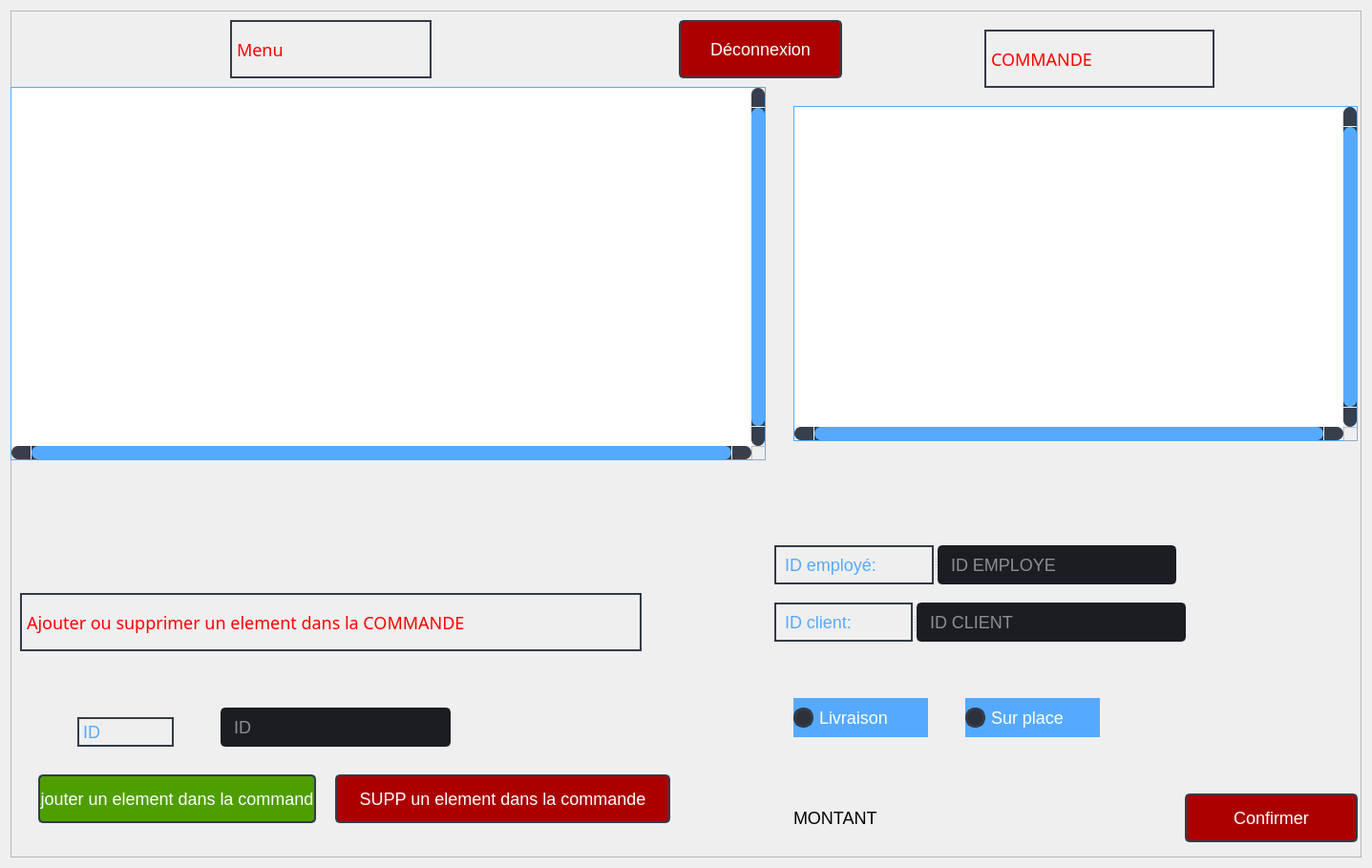
<?xml version="1.0" encoding="UTF-8"?>
<ui version="4.0">
 <class>commande</class>
 <widget class="QDialog" name="commande">
  <property name="geometry">
   <rect>
    <x>0</x>
    <y>0</y>
    <width>1437</width>
    <height>909</height>
   </rect>
  </property>
  <property name="windowTitle">
   <string>Commande</string>
  </property>
  <property name="styleSheet">
   <string notr="true">background-color: rgb(40, 44, 52);
QDialog {background: transparent; }
QToolTip {
	color: #ffffff;
	background-color: rgba(27, 29, 35, 160);
	border: 1px solid rgb(40, 40, 40);
	border-radius: 2px;
}
*{
	
	font-size:18px;
};
border-radius: 5px;
gridline-color: transparent;
border-bottom: 1px solid rgb(44, 49, 60);
color: rgb(255, 96, 96);
QMainWindow {background: transparent; }
QToolTip {
	color: #ffffff;
	background-color: rgba(27, 29, 35, 160);
	border: 1px solid rgb(40, 40, 40);
	border-radius: 2px;
}</string>
  </property>
  <layout class="QHBoxLayout" name="horizontalLayout">
   <item>
    <widget class="QFrame" name="frame">
     <property name="styleSheet">
      <string notr="true">background-color: rgb(40, 44, 52);/* LINE EDIT */
QLineEdit {
	background-color: rgb(27, 29, 35);
	border-radius: 5px;
	border: 2px solid rgb(27, 29, 35);
	padding-left: 10px;
}
QLineEdit:hover {
	border: 2px solid rgb(64, 71, 88);
}
QLineEdit:focus {
	border: 2px solid rgb(91, 101, 124);
}

/* SCROLL BARS */
QScrollBar:horizontal {
    border: none;
    background: rgb(52, 59, 72);
    height: 14px;
    margin: 0px 21px 0 21px;
	border-radius: 0px;
}
QScrollBar::handle:horizontal {
    background: rgb(85, 170, 255);
    min-width: 25px;
	border-radius: 7px
}
QScrollBar::add-line:horizontal {
    border: none;
    background: rgb(55, 63, 77);
    width: 20px;
	border-top-right-radius: 7px;
    border-bottom-right-radius: 7px;
    subcontrol-position: right;
    subcontrol-origin: margin;
}
QScrollBar::sub-line:horizontal {
    border: none;
    background: rgb(55, 63, 77);
    width: 20px;
	border-top-left-radius: 7px;
    border-bottom-left-radius: 7px;
    subcontrol-position: left;
    subcontrol-origin: margin;
}
QScrollBar::up-arrow:horizontal, QScrollBar::down-arrow:horizontal
{
     background: none;
}
QScrollBar::add-page:horizontal, QScrollBar::sub-page:horizontal
{
     background: none;
}
 QScrollBar:vertical {
	border: none;
    background: rgb(52, 59, 72);
    width: 14px;
    margin: 21px 0 21px 0;
	border-radius: 0px;
 }
 QScrollBar::handle:vertical {	
	background: rgb(85, 170, 255);
    min-height: 25px;
	border-radius: 7px
 }
 QScrollBar::add-line:vertical {
     border: none;
    background: rgb(55, 63, 77);
     height: 20px;
	border-bottom-left-radius: 7px;
    border-bottom-right-radius: 7px;
     subcontrol-position: bottom;
     subcontrol-origin: margin;
 }
 QScrollBar::sub-line:vertical {
	border: none;
    background: rgb(55, 63, 77);
     height: 20px;
	border-top-left-radius: 7px;
    border-top-right-radius: 7px;
     subcontrol-position: top;
     subcontrol-origin: margin;
 }
 QScrollBar::up-arrow:vertical, QScrollBar::down-arrow:vertical {
     background: none;
 }

 QScrollBar::add-page:vertical, QScrollBar::sub-page:vertical {
     background: none;
 }

/* CHECKBOX */
QCheckBox::indicator {
    border: 3px solid rgb(52, 59, 72);
	width: 15px;
	height: 15px;
	border-radius: 10px;
    background: rgb(44, 49, 60);
}
QCheckBox::indicator:hover {
    border: 3px solid rgb(58, 66, 81);
}
QCheckBox::indicator:checked {
    background: 3px solid rgb(52, 59, 72);
	border: 3px solid rgb(52, 59, 72);	
	background-image: url(:/16x16/icons/16x16/cil-check-alt.png);
}

/* RADIO BUTTON */
QRadioButton::indicator {
    border: 3px solid rgb(52, 59, 72);
	width: 15px;
	height: 15px;
	border-radius: 10px;
    background: rgb(44, 49, 60);
}
QRadioButton::indicator:hover {
    border: 3px solid rgb(58, 66, 81);
}
QRadioButton::indicator:checked {
    background: 3px solid rgb(94, 106, 130);
	border: 3px solid rgb(52, 59, 72);	
}

/* COMBOBOX */
QComboBox{
	background-color: rgb(27, 29, 35);
	border-radius: 5px;
	border: 2px solid rgb(27, 29, 35);
	padding: 5px;
	padding-left: 10px;
}
QComboBox:hover{
	border: 2px solid rgb(64, 71, 88);
}
QComboBox::drop-down {
	subcontrol-origin: padding;
	subcontrol-position: top right;
	width: 25px; 
	border-left-width: 3px;
	border-left-color: rgba(39, 44, 54, 150);
	border-left-style: solid;
	border-top-right-radius: 3px;
	border-bottom-right-radius: 3px;	
	background-image: url(:/16x16/icons/16x16/cil-arrow-bottom.png);
	background-position: center;
	background-repeat: no-reperat;
 }
QComboBox QAbstractItemView {
	color: rgb(85, 170, 255);	
	background-color: rgb(27, 29, 35);
	padding: 10px;
	selection-background-color: rgb(39, 44, 54);
}

/* SLIDERS */
QSlider::groove:horizontal {
    border-radius: 9px;
    height: 18px;
	margin: 0px;
	background-color: rgb(52, 59, 72);
}
QSlider::groove:horizontal:hover {
	background-color: rgb(55, 62, 76);
}
QSlider::handle:horizontal {
    background-color: rgb(85, 170, 255);
    border: none;
    height: 18px;
    width: 18px;
    margin: 0px;
	border-radius: 9px;
}
QSlider::handle:horizontal:hover {
    background-color: rgb(105, 180, 255);
}
QSlider::handle:horizontal:pressed {
    background-color: rgb(65, 130, 195);
}

QSlider::groove:vertical {
    border-radius: 9px;
    width: 18px;
    margin: 0px;
	background-color: rgb(52, 59, 72);
}
QSlider::groove:vertical:hover {
	background-color: rgb(55, 62, 76);
}
QSlider::handle:vertical {
    background-color: rgb(85, 170, 255);
	border: none;
    height: 18px;
    width: 18px;
    margin: 0px;
	border-radius: 9px;
}
QSlider::handle:vertical:hover {
    background-color: rgb(105, 180, 255);
}
QSlider::handle:vertical:pressed {
    background-color: rgb(65, 130, 195);
}
QTableWidget{
	background-color: rgb(255, 255, 255);
}
QDialog {background: transparent; }
QToolTip {
	color: #ffffff;
	background-color: rgba(27, 29, 35, 160);
	border: 1px solid rgb(40, 40, 40);
	border-radius: 2px;
}
*{
	
	font-size:18px;
}

</string>
     </property>
     <property name="frameShape">
      <enum>QFrame::StyledPanel</enum>
     </property>
     <property name="frameShadow">
      <enum>QFrame::Raised</enum>
     </property>
     <widget class="QPushButton" name="pushButton_43">
      <property name="geometry">
       <rect>
        <x>1230</x>
        <y>820</y>
        <width>181</width>
        <height>51</height>
       </rect>
      </property>
      <property name="minimumSize">
       <size>
        <width>150</width>
        <height>30</height>
       </size>
      </property>
      <property name="font">
       <font>
        <family>Segoe UI</family>
        <pointsize>9</pointsize>
       </font>
      </property>
      <property name="styleSheet">
       <string notr="true">QPushButton {
	color: rgb(255, 255, 255);
	border: 2px solid rgb(52, 59, 72);
	border-radius: 5px;	
	
	background-color: rgb(170, 0, 0);

}
QPushButton:hover {
	background-color: rgb(57, 65, 80);
	border: 2px solid rgb(61, 70, 86);
}
QPushButton:pressed {	
	background-color: rgb(35, 40, 49);
	border: 2px solid rgb(43, 50, 61);
}</string>
      </property>
      <property name="text">
       <string>Confirmer</string>
      </property>
      <property name="icon">
       <iconset>
        <normaloff>:/16x16/icons/16x16/cil-folder-open.png</normaloff>:/16x16/icons/16x16/cil-folder-open.png</iconset>
      </property>
     </widget>
     <widget class="QLabel" name="label_16">
      <property name="geometry">
       <rect>
        <x>1020</x>
        <y>20</y>
        <width>241</width>
        <height>61</height>
       </rect>
      </property>
      <property name="font">
       <font>
        <family>Orbitron</family>
        <pointsize>20</pointsize>
        <weight>9</weight>
        <italic>false</italic>
        <bold>false</bold>
       </font>
      </property>
      <property name="styleSheet">
       <string notr="true">
color: rgb(255, 0, 0);

border:2px solid  rgb(52, 59, 72);
font: 75 20pt &quot;Orbitron&quot;;
</string>
      </property>
      <property name="text">
       <string>COMMANDE</string>
      </property>
     </widget>
     <widget class="QCheckBox" name="checkBox_2">
      <property name="geometry">
       <rect>
        <x>820</x>
        <y>720</y>
        <width>141</width>
        <height>41</height>
       </rect>
      </property>
      <property name="font">
       <font>
        <pointsize>11</pointsize>
       </font>
      </property>
      <property name="styleSheet">
       <string notr="true">
QCheckBox::indicator:checked {
	background-color: rgb(170, 0, 0);

}
QCheckBox {
background-color: rgb(85, 170, 255);
color :rgb(255, 255, 255);
}
QCheckBox:hover {
	background-color: rgb(57, 65, 80);
	border: 2px solid rgb(61, 70, 86);
}
QCheckBox:pressed {	
	background-color: rgb(35, 40, 49);
	border: 2px solid rgb(43, 50, 61);
}
</string>
      </property>
      <property name="text">
       <string>Livraison</string>
      </property>
      <attribute name="buttonGroup">
       <string notr="true">buttonGroup</string>
      </attribute>
     </widget>
     <widget class="QCheckBox" name="checkBox_4">
      <property name="geometry">
       <rect>
        <x>1000</x>
        <y>720</y>
        <width>141</width>
        <height>41</height>
       </rect>
      </property>
      <property name="font">
       <font>
        <pointsize>11</pointsize>
       </font>
      </property>
      <property name="styleSheet">
       <string notr="true">
QCheckBox::indicator:checked {
	background-color: rgb(170, 0, 0);

}
QCheckBox {
background-color: rgb(85, 170, 255);
color :rgb(255, 255, 255);
}
QCheckBox:hover {
	background-color: rgb(57, 65, 80);
	border: 2px solid rgb(61, 70, 86);
}
QCheckBox:pressed {	
	background-color: rgb(35, 40, 49);
	border: 2px solid rgb(43, 50, 61);
}
</string>
      </property>
      <property name="text">
       <string>Sur place</string>
      </property>
      <attribute name="buttonGroup">
       <string notr="true">buttonGroup</string>
      </attribute>
     </widget>
     <widget class="QSplitter" name="splitter">
      <property name="geometry">
       <rect>
        <x>800</x>
        <y>620</y>
        <width>431</width>
        <height>41</height>
       </rect>
      </property>
      <property name="orientation">
       <enum>Qt::Horizontal</enum>
      </property>
      <widget class="QLabel" name="label_13">
       <property name="font">
        <font>
         <pointsize>11</pointsize>
        </font>
       </property>
       <property name="styleSheet">
        <string notr="true">color : rgb(85, 170, 255);

border:2px solid  rgb(52, 59, 72);
</string>
       </property>
       <property name="text">
        <string> ID client:</string>
       </property>
      </widget>
      <widget class="QLineEdit" name="lineEdit_7">
       <property name="minimumSize">
        <size>
         <width>0</width>
         <height>30</height>
        </size>
       </property>
       <property name="styleSheet">
        <string notr="true">QLineEdit {
color : rgb(255, 255, 255);
	background-color: rgb(27, 29, 35);
	border-radius: 5px;
	border: 2px solid rgb(27, 29, 35);
	padding-left: 10px;
}
QLineEdit:hover {
	border: 2px solid rgb(64, 71, 88);
}
QLineEdit:focus {
	border: 2px solid rgb(91, 101, 124);
}</string>
       </property>
       <property name="text">
        <string/>
       </property>
       <property name="placeholderText">
        <string>ID CLIENT</string>
       </property>
      </widget>
     </widget>
     <widget class="QSplitter" name="splitter_2">
      <property name="geometry">
       <rect>
        <x>800</x>
        <y>560</y>
        <width>421</width>
        <height>41</height>
       </rect>
      </property>
      <property name="orientation">
       <enum>Qt::Horizontal</enum>
      </property>
      <widget class="QLabel" name="label_15">
       <property name="font">
        <font>
         <pointsize>11</pointsize>
        </font>
       </property>
       <property name="styleSheet">
        <string notr="true">color : rgb(85, 170, 255);

border:2px solid  rgb(52, 59, 72);
</string>
       </property>
       <property name="text">
        <string> ID employé:</string>
       </property>
      </widget>
      <widget class="QLineEdit" name="lineEdit_9">
       <property name="minimumSize">
        <size>
         <width>0</width>
         <height>30</height>
        </size>
       </property>
       <property name="styleSheet">
        <string notr="true">QLineEdit {
color : rgb(255, 255, 255);
	background-color: rgb(27, 29, 35);
	border-radius: 5px;
	border: 2px solid rgb(27, 29, 35);
	padding-left: 10px;
}
QLineEdit:hover {
	border: 2px solid rgb(64, 71, 88);
}
QLineEdit:focus {
	border: 2px solid rgb(91, 101, 124);
}</string>
       </property>
       <property name="text">
        <string/>
       </property>
       <property name="placeholderText">
        <string>ID EMPLOYE</string>
       </property>
      </widget>
     </widget>
     <widget class="QLabel" name="label">
      <property name="geometry">
       <rect>
        <x>820</x>
        <y>800</y>
        <width>201</width>
        <height>91</height>
       </rect>
      </property>
      <property name="styleSheet">
       <string notr="true">font: 75 22pt &quot;MS Shell Dlg 2&quot;;</string>
      </property>
      <property name="text">
       <string>MONTANT</string>
      </property>
     </widget>
     <widget class="QTableView" name="tableView_13">
      <property name="geometry">
       <rect>
        <x>0</x>
        <y>80</y>
        <width>791</width>
        <height>391</height>
       </rect>
      </property>
      <property name="styleSheet">
       <string notr="true">QHeaderView::section {
	
	font: 87 10pt &quot;Cinzel Black&quot;;
    background-color: rgb(39, 44, 54);
    border-style: none;
    border-bottom: 1px solid rgb(85, 170, 255);
    border-right:  1px solid rgb(85, 170, 255);
}

QHeaderView::section:vertical
{
    border-left: 1px solid  rgb(85, 170, 255);
}
QTableView {
	
	color: rgb(255, 255, 255);
	border-style: solid;
	border-top: 1px solid  rgb(85, 170, 255);
	 border-left: 1px solid  rgb(85, 170, 255);
 border-bottom: 1px solid rgb(85, 170, 255);
 border-right:  1px solid rgb(85, 170, 255);
}
QTableView::item {
     border-bottom: 1px solid rgb(85, 170, 255);
    border-right:  1px solid rgb(85, 170, 255);
    background-color : none;
}
QTableView::indicator:unchecked {
    background-color: #d7d6d5
}</string>
      </property>
      <property name="verticalScrollBarPolicy">
       <enum>Qt::ScrollBarAlwaysOn</enum>
      </property>
      <property name="horizontalScrollBarPolicy">
       <enum>Qt::ScrollBarAlwaysOn</enum>
      </property>
      <attribute name="verticalHeaderVisible">
       <bool>false</bool>
      </attribute>
     </widget>
     <widget class="QLabel" name="label_17">
      <property name="geometry">
       <rect>
        <x>230</x>
        <y>10</y>
        <width>211</width>
        <height>61</height>
       </rect>
      </property>
      <property name="font">
       <font>
        <family>Orbitron</family>
        <pointsize>20</pointsize>
        <weight>9</weight>
        <italic>false</italic>
        <bold>false</bold>
       </font>
      </property>
      <property name="styleSheet">
       <string notr="true">
color: rgb(255, 0, 0);

border:2px solid  rgb(52, 59, 72);
font: 75 20pt &quot;Orbitron&quot;;
</string>
      </property>
      <property name="text">
       <string>Menu</string>
      </property>
     </widget>
     <widget class="QTableView" name="tableView_14">
      <property name="geometry">
       <rect>
        <x>820</x>
        <y>100</y>
        <width>591</width>
        <height>351</height>
       </rect>
      </property>
      <property name="styleSheet">
       <string notr="true">QHeaderView::section {
	
	font: 87 10pt &quot;Cinzel Black&quot;;
    background-color: rgb(39, 44, 54);
    border-style: none;
    border-bottom: 1px solid rgb(85, 170, 255);
    border-right:  1px solid rgb(85, 170, 255);
}

QHeaderView::section:vertical
{
    border-left: 1px solid  rgb(85, 170, 255);
}
QTableView {
	
	color: rgb(255, 255, 255);
	border-style: solid;
	border-top: 1px solid  rgb(85, 170, 255);
	 border-left: 1px solid  rgb(85, 170, 255);
 border-bottom: 1px solid rgb(85, 170, 255);
 border-right:  1px solid rgb(85, 170, 255);
}
QTableView::item {
     border-bottom: 1px solid rgb(85, 170, 255);
    border-right:  1px solid rgb(85, 170, 255);
    background-color : none;
}
QTableView::indicator:unchecked {
    background-color: #d7d6d5
}</string>
      </property>
      <property name="verticalScrollBarPolicy">
       <enum>Qt::ScrollBarAlwaysOn</enum>
      </property>
      <property name="horizontalScrollBarPolicy">
       <enum>Qt::ScrollBarAlwaysOn</enum>
      </property>
      <attribute name="verticalHeaderVisible">
       <bool>false</bool>
      </attribute>
     </widget>
     <widget class="QPushButton" name="pushButton_33">
      <property name="geometry">
       <rect>
        <x>29</x>
        <y>800</y>
        <width>291</width>
        <height>51</height>
       </rect>
      </property>
      <property name="minimumSize">
       <size>
        <width>150</width>
        <height>30</height>
       </size>
      </property>
      <property name="font">
       <font>
        <family>Segoe UI</family>
       </font>
      </property>
      <property name="styleSheet">
       <string notr="true">QPushButton {
	color: rgb(255, 255, 255);
	border: 2px solid rgb(52, 59, 72);
	border-radius: 5px;	
	
	background-color:rgb(79, 158, 0);

}
QPushButton:hover {
	background-color: rgb(57, 65, 80);
	border: 2px solid rgb(61, 70, 86);
}
QPushButton:pressed {	
	background-color: rgb(35, 40, 49);
	border: 2px solid rgb(43, 50, 61);
}</string>
      </property>
      <property name="text">
       <string>ajouter un element dans la commande</string>
      </property>
      <property name="icon">
       <iconset>
        <normaloff>:/16x16/icons/16x16/cil-folder-open.png</normaloff>:/16x16/icons/16x16/cil-folder-open.png</iconset>
      </property>
     </widget>
     <widget class="QLabel" name="label_71">
      <property name="geometry">
       <rect>
        <x>70</x>
        <y>740</y>
        <width>101</width>
        <height>31</height>
       </rect>
      </property>
      <property name="font">
       <font/>
      </property>
      <property name="focusPolicy">
       <enum>Qt::StrongFocus</enum>
      </property>
      <property name="styleSheet">
       <string notr="true">color : rgb(85, 170, 255);

border:2px solid  rgb(52, 59, 72);
</string>
      </property>
      <property name="text">
       <string>ID </string>
      </property>
     </widget>
     <widget class="QLineEdit" name="lineEdit_32">
      <property name="geometry">
       <rect>
        <x>220</x>
        <y>730</y>
        <width>241</width>
        <height>41</height>
       </rect>
      </property>
      <property name="minimumSize">
       <size>
        <width>0</width>
        <height>30</height>
       </size>
      </property>
      <property name="styleSheet">
       <string notr="true">QLineEdit {
color : rgb(255, 255, 255);
	background-color: rgb(27, 29, 35);
	border-radius: 5px;
	border: 2px solid rgb(27, 29, 35);
	padding-left: 10px;
}
QLineEdit:hover {
	border: 2px solid rgb(64, 71, 88);
}
QLineEdit:focus {
	border: 2px solid rgb(91, 101, 124);
}</string>
      </property>
      <property name="text">
       <string/>
      </property>
      <property name="placeholderText">
       <string>ID</string>
      </property>
     </widget>
     <widget class="QPushButton" name="pushButton_32">
      <property name="geometry">
       <rect>
        <x>340</x>
        <y>800</y>
        <width>351</width>
        <height>51</height>
       </rect>
      </property>
      <property name="minimumSize">
       <size>
        <width>0</width>
        <height>0</height>
       </size>
      </property>
      <property name="font">
       <font>
        <family>Segoe UI</family>
       </font>
      </property>
      <property name="styleSheet">
       <string notr="true">QPushButton {
	color: rgb(255, 255, 255);
	border: 2px solid rgb(52, 59, 72);
	border-radius: 5px;	
	
	background-color: rgb(170, 0, 0);

}
QPushButton:hover {
	background-color: rgb(57, 65, 80);
	border: 2px solid rgb(61, 70, 86);
}
QPushButton:pressed {	
	background-color: rgb(35, 40, 49);
	border: 2px solid rgb(43, 50, 61);
}</string>
      </property>
      <property name="text">
       <string>SUPP un element dans la commande</string>
      </property>
      <property name="icon">
       <iconset>
        <normaloff>:/16x16/icons/16x16/cil-folder-open.png</normaloff>:/16x16/icons/16x16/cil-folder-open.png</iconset>
      </property>
     </widget>
     <widget class="QLabel" name="label_18">
      <property name="geometry">
       <rect>
        <x>10</x>
        <y>610</y>
        <width>651</width>
        <height>61</height>
       </rect>
      </property>
      <property name="font">
       <font>
        <family>Orbitron</family>
        <pointsize>12</pointsize>
        <weight>9</weight>
        <italic>false</italic>
        <bold>false</bold>
       </font>
      </property>
      <property name="styleSheet">
       <string notr="true">
color: rgb(255, 0, 0);

border:2px solid  rgb(52, 59, 72);
font: 75 12pt &quot;Orbitron&quot;;
</string>
      </property>
      <property name="text">
       <string>Ajouter ou supprimer un element dans la COMMANDE</string>
      </property>
     </widget>
     <widget class="QPushButton" name="pushButton_34">
      <property name="geometry">
       <rect>
        <x>700</x>
        <y>10</y>
        <width>171</width>
        <height>61</height>
       </rect>
      </property>
      <property name="minimumSize">
       <size>
        <width>0</width>
        <height>0</height>
       </size>
      </property>
      <property name="font">
       <font>
        <family>Segoe UI</family>
       </font>
      </property>
      <property name="styleSheet">
       <string notr="true">QPushButton {
	color: rgb(255, 255, 255);
	border: 2px solid rgb(52, 59, 72);
	border-radius: 5px;	
	
	background-color: rgb(170, 0, 0);

}
QPushButton:hover {
	background-color: rgb(57, 65, 80);
	border: 2px solid rgb(61, 70, 86);
}
QPushButton:pressed {	
	background-color: rgb(35, 40, 49);
	border: 2px solid rgb(43, 50, 61);
}</string>
      </property>
      <property name="text">
       <string>Déconnexion</string>
      </property>
      <property name="icon">
       <iconset>
        <normaloff>:/16x16/icons/16x16/cil-folder-open.png</normaloff>:/16x16/icons/16x16/cil-folder-open.png</iconset>
      </property>
     </widget>
    </widget>
   </item>
  </layout>
 </widget>
 <resources/>
 <connections/>
 <buttongroups>
  <buttongroup name="buttonGroup"/>
 </buttongroups>
</ui>
